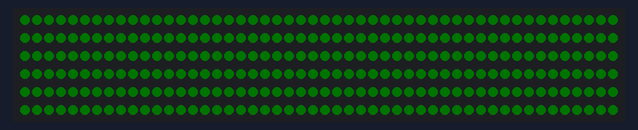
Simulated run of this sketch. Board: Arduino Uno, built with avr-gcc and run on an emulated ATmega328P. Shown: 300 RGB LEDs in strip order, left to right, continuing on the next row. Dim RGB values are drawn brighter than linear.

Above: at 0.4 s.

The sketch:

Tree_lights_startup.ino
```cpp
//Include relevant libraries
#include "FastLED.h"        // For sending colour information to the LEDs

// Number of LEDs in the display
#define NUM_LEDS 300

// Define pin for communication with LEDs
#define DATA_PIN 4

// Define the array of leds
CRGB leds[NUM_LEDS];

void setup() {
  // Settings for FastLED library
  FastLED.addLeds<NEOPIXEL, DATA_PIN>(leds, NUM_LEDS);  // Initialize communication with LEDs
  FastLED.setBrightness(15);                            // Set brightness level of LEDs to 15

  // Begin serial communication with baud rate of 9600
  Serial.begin(9600);

  // Gradient for all LEDs from off to fully green
  for (int i = 0; i < 255; i++) {
    for (int j = 0; j < NUM_LEDS; j++) {
      leds[j] = CRGB(0, i, 0);
    }
    FastLED.show();
    delay(10);
  }
}

void loop() {

}
```
